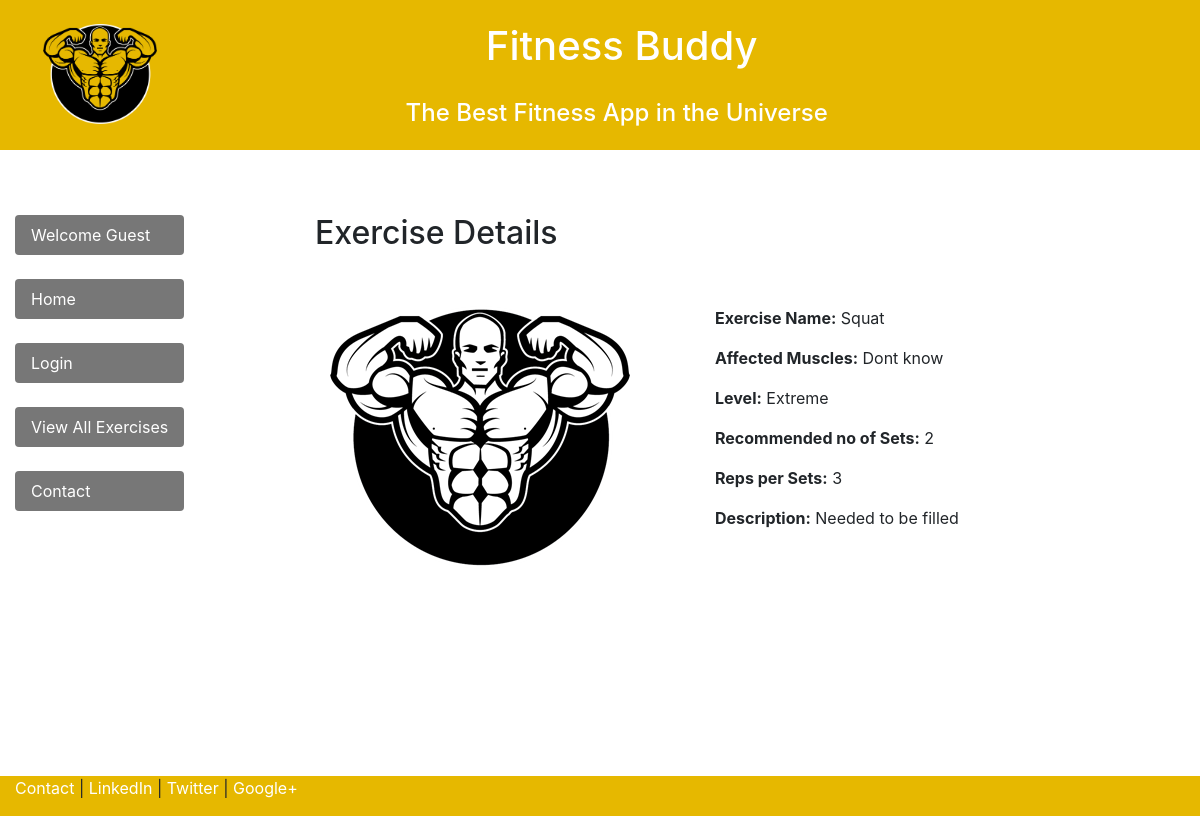
/viewExercise/?name=Squat, run on the app's committed database.
### healthsite/core/models.py (models this page shows)
class ExerciseData(models.Model):
    Exercise_name = models.CharField(max_length=100, default='none')
    Exercise_muscles = models.CharField(max_length=500, default='none')
    Exercise_taker_level = models.CharField(max_length=100, default='none')
    Exercise_sets = models.CharField(max_length=30, default='none')
    Exercise_reps = models.CharField(max_length=30, default='none')
    Exercise_description = models.CharField(max_length=5000, default='none')
    Exercise_adder = models.CharField(max_length=500, default='none')
    Exercise_addition_date = models.DateTimeField(default=datetime.now, blank=True)

### healthsite/core/views.py (the view)
# urls.py: url(r'^viewExercise/$', core_views.viewExercise, name='viewExercise'),
def viewExercise(request):
    exName = request.GET.get('name')
    exercise = ExerciseData.objects.get(Exercise_name=exName)
    return render(request, 'viewExercise.html', {'item': exercise,
                                              'login_status': request.user.is_authenticated(),
                                              'username': request.user.username
                                              })

### healthsite/templates/viewExercise.html (shortened to what this page needs)
{% extends "homeapp/header.html" %}
{% block content %}
<h2>Exercise Details</h2>
<br>
<br>
<div class="container-fluid">
    <div class="row">
        <div class="col-md-12">
            <div class="well well-sm">
                <div class="row">
                    <div class="col-md-6">
                        {% load staticfiles %}
                        <img src="{% static 'img/logo.png' %}" alt="" class="img-rounded img-responsive" />
                    </div>
                    <div class="col-md-6">
                        <p><b>Exercise Name:</b>  {{ item.Exercise_name  }}</p>
                        <p><b>Affected Muscles:</b>  {{ item.Exercise_muscles }}</p>
                        <p><b>Level:</b>  {{ item.Exercise_taker_level }}</p>
                        <p><b>Recommended no of Sets:</b>  {{ item.Exercise_sets }}</p>
                        <p><b>Reps per Sets:</b>  {{ item.Exercise_reps }}</p>
                        <p><b>Description:</b>  {{ item.Exercise_description }}</p>
                    </div>
                </div>
            </div>
        </div>
    </div>
</div>
{% endblock %}

### homeapp/templates/homeapp/header.html (style rules this page uses)
html, body { height:100% }

### data on the page
ExerciseData: Exercise_name "Squat", Exercise_muscles "Dont know", Exercise_taker_level "Extreme", Exercise_sets "2", Exercise_reps "3", Exercise_description "Needed to be filled"
